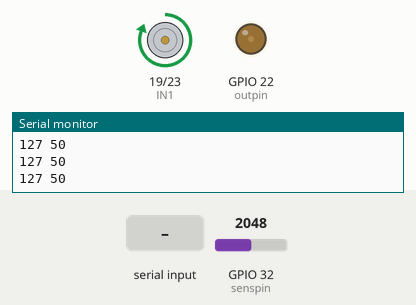
Recording of a program running on a simulated ESP32. On the bench: motor-driver pin pairs drawn as motors (green arrow = first pin HIGH = forward, orange = second pin HIGH = backward, longer = more drive), output pins drawn as LEDs (lit = HIGH), the last lines printed to the serial monitor. The inputs (shaded band) are chosen by the test bench; at power-on: GPIO 32 (senspin) = 2048.

Above: at 1.2 s.
1.3 s: GPIO 32 (senspin) set to 0
At 1.8 s:
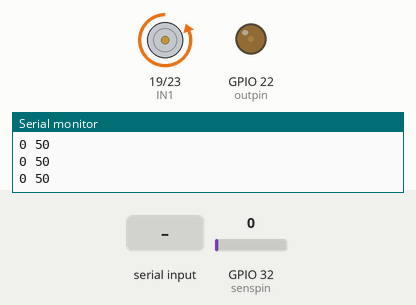
2.8 s: "30,150\n" received over Serial
At 3.9 s:
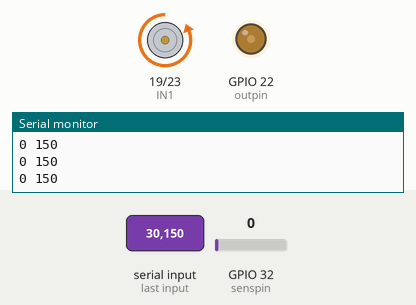
4.3 s: "90,45\n" received over Serial
At 5.1 s:
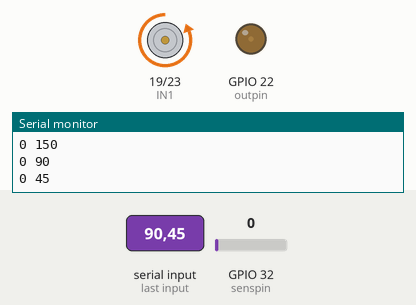
7.3 s: GPIO 32 (senspin) set to 2866
At 8.7 s:
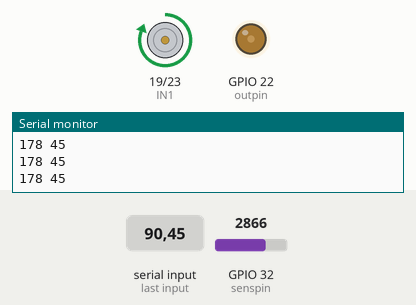
Timing chart, 0 to 9.8 s (numbered marks = the images above; inputs shaded):
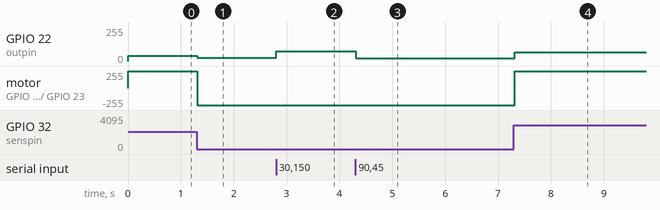

The program:

main.cpp
```cpp
#include <Arduino.h>
#include <movingAvg.h>
/*
|-----------|   /-----\          |-----------|                    |-----------|
|  sygnał   |=>|   +   |=>uchyb=>|    PID    |=>sygnał sterujący=>|  silnik   |=>feedback (potencjometr/enkoder)
|-----------|   \-----/          |-----------|                    |-----------|
                  -feedback
*/
//definicje pinów
#define outpin 22
#define senspin 32
#define IN1 19
#define IN2 23
//wartości dla inicjalizacji PWM
const int freq = 30000; //częstotliwość pwm
const int channel = 0;  //kanał pwm
const int resolution = 8; //rozdzielczość (0-255)
//wartości sensora (potencjometru)
int rawSensor = 0;  //czyste dane z sensora
int filteredSensor = 0; //dane przefiltrowane filtrem MA
int sensorScaled = 0; //dane przeskalowane do 0-255
//wartości czasowe
unsigned long t = 0;  //czas od początku programu (mikrosekundy)
float dt = 0.0;  //różnica czasu
unsigned long prevt = 0;  //poprzedni czas
//wartości do pętli PID
float kp = 0.5; //współczynnik KP
float ki = 0.0; //współczynnik KI
float kd = 0; //współczynnik KD
int inputPosition = 50;  //pozycja zadana
int pid = 0;  //wyjście pętli pid
int pwm = 0;  //wyjście do sterowania silnikiem (0-255)
float error = 0.0;  //uchyb
float totalError = 0.0;  //kumulowany uchyb
float prevError = 0.0; //poprzedni uchyb
float diffError = 0.0;  //różnica uchybów do różniczki
bool direction = 0; //kierunek obrotu silnika

int typed = 0;  //wpisane do portu szeregowego
//konstruktor filtru MA
movingAvg sensor(1);

void setup () {

  //inicjalizacja pwm
  ledcSetup(channel, freq, resolution);
  ledcAttachPin(outpin, channel);

  //inicjalizacja pinów wyjściowych
  pinMode(outpin, OUTPUT);
  pinMode(senspin, INPUT);
  pinMode(IN1, OUTPUT);
  pinMode(IN2, OUTPUT);

  //inicjalizacja filtru MA
  sensor.begin();

  //inicjalizacja portu szeregowego
  Serial.begin(9600);
}

// funkcja wykonująca PID, zapisuje wartość w zmiennej pid, jako wejście jest sygnał zadany - pozycja od 0 do 255
void PID (int input) {


  t = micros();  //czas od uruchomienia

  dt = (t - prevt)/1000000.0; //czas delta (konwersja na sekundy)
  sensorScaled = map(filteredSensor, 0, 4095, 0, 255); //skalowanie sensora do wartości 8-bitowej

  error = input - sensorScaled; //liczenie uchybu (węzeł na wejściu pętli sterowania)

  if (~(pid > pwm && error*pid >= 0)){ // prosty filtr anti-windup, wytłumaczone https://www.youtube.com/watch?v=UMit8mVCJ_I
  totalError += error; //kumulacyjny uchyb (do całkowania), todo: anti windup, na razie bardzo prosta implementacja, przestajemy całkować kiedy na silnik jest już podawany maksymalny sygnał (255 => 100% PWM)
  }

  diffError = error-prevError;  //różnica uchybów (de do różniczkowania)

  pid = kp*error + ki*totalError*dt + kd*diffError/dt; //PID (k + całka + różniczka)

  if (error > 0){ //zmiana kierunku silnika w zależności od tego w którą stronę jest uchyb
    direction = 0;
  } else {
    direction = 1;
  }

  pwm = constrain(abs(pid), 0, 255); // wyeliminowanie większych wartości niż jest w stanie podać pin (255 to wartość odpowiadająca 100% wypełnieniu sygnału) oraz wzięcie wartości bezwzględnej bo kierunek regulujemy przez direction

  prevError = error;  // zapisanie poprzednich wartości
  prevt = t;
}

void readSensor () {
  //filtr wejścia z sensora i debugging przez port szeregowy
  rawSensor = analogRead(senspin);
  filteredSensor = sensor.reading(rawSensor);
}

void debug () {
  //----------------debug
  //Serial.print("Filtered sensor data: ");
  Serial.print(sensorScaled);
  Serial.print(" ");
  Serial.println(inputPosition);
  //Serial.print(" ");
  //Serial.print(pid);
  //Serial.print("  ");
  //Serial.println(dt*1000000.0);
  //Serial.print("direction: ");
  //Serial.println(direction);
}

void loop () { //główna pętla

readSensor();
debug();

//wczytanie sygnały zadanego od użytkownika
if (Serial.available() > 0) {
  typed = Serial.parseInt();
  if (typed > 0) {
    inputPosition = typed;
    //Serial.print("Position set: ");
    //Serial.println(inputPosition);
  }
}

//wykonanie cyklu PID
PID(inputPosition);

//wysłanie sygnału do elementu wykonawczego (sterownika silnika)
ledcWrite(channel, pwm); // wysłanie prędkości
digitalWrite(IN1, direction); // wysłanie kierunku
digitalWrite(IN2, !direction);

}
```

Measured:
- after the input at 1.3 s, GPIO 22 (outpin): 38/255 → 25/255 at once; motor on GPIO 19 (IN1) / GPIO 23 (IN2): forward 255/255 → backward 255/255 at once
- after the input at 2.8 s, GPIO 22 (outpin): 25/255 → 75/255 at once
- after the input at 4.3 s, GPIO 22 (outpin): 75/255 → 22/255 at once
- after the input at 7.3 s, GPIO 22 (outpin): 22/255 → 66/255 at once; motor on GPIO 19 (IN1) / GPIO 23 (IN2): backward 255/255 → forward 255/255 at once
